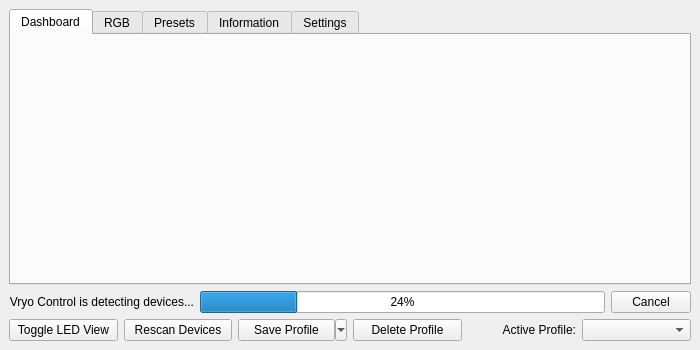
<?xml version="1.0" encoding="UTF-8"?>
<ui version="4.0">
 <class>OpenRGBDialog</class>
 <widget class="QMainWindow" name="OpenRGBDialog">
  <property name="geometry">
   <rect>
    <x>0</x>
    <y>0</y>
    <width>700</width>
    <height>350</height>
   </rect>
  </property>
  <property name="windowTitle">
   <string>Vryo Control</string>
  </property>
  <widget class="QWidget" name="centralWidget">
   <layout class="QGridLayout" name="gridLayout">
    <item row="2" column="0" colspan="5">
     <widget class="QTabWidget" name="MainTabBar">
      <property name="tabShape">
       <enum>QTabWidget::TabShape::Rounded</enum>
      </property>
      <property name="currentIndex">
       <number>0</number>
      </property>
      <property name="iconSize">
       <size>
        <width>20</width>
        <height>20</height>
       </size>
      </property>
      <widget class="QWidget" name="TabDashboard">
       <attribute name="title">
        <string>Dashboard</string>
       </attribute>
       <layout class="QVBoxLayout" name="DashboardLayout">
        <property name="leftMargin">
         <number>0</number>
        </property>
        <property name="topMargin">
         <number>0</number>
        </property>
        <property name="rightMargin">
         <number>0</number>
        </property>
        <property name="bottomMargin">
         <number>0</number>
        </property>
       </layout>
      </widget>
      <widget class="QWidget" name="TabDevices">
       <attribute name="title">
        <string>RGB</string>
       </attribute>
       <layout class="QGridLayout" name="gridLayout_3">
        <item row="1" column="0">
         <widget class="QTabWidget" name="DevicesTabBar">
          <property name="tabPosition">
           <enum>QTabWidget::TabPosition::North</enum>
          </property>
         </widget>
        </item>
       </layout>
      </widget>
      <widget class="QWidget" name="TabPresets">
       <attribute name="title">
        <string>Presets</string>
       </attribute>
       <layout class="QVBoxLayout" name="PresetsLayout">
        <property name="leftMargin">
         <number>0</number>
        </property>
        <property name="topMargin">
         <number>0</number>
        </property>
        <property name="rightMargin">
         <number>0</number>
        </property>
        <property name="bottomMargin">
         <number>0</number>
        </property>
       </layout>
      </widget>
      <widget class="QWidget" name="TabInformation">
       <attribute name="title">
        <string>Information</string>
       </attribute>
       <layout class="QGridLayout" name="gridLayout_2">
        <item row="0" column="0">
         <widget class="QTabWidget" name="InformationTabBar">
          <property name="tabPosition">
           <enum>QTabWidget::TabPosition::West</enum>
          </property>
          <property name="currentIndex">
           <number>-1</number>
          </property>
         </widget>
        </item>
       </layout>
      </widget>
      <widget class="QWidget" name="TabSettings">
       <attribute name="title">
        <string>Settings</string>
       </attribute>
       <layout class="QGridLayout" name="gridLayout_4">
        <item row="0" column="0">
         <widget class="QTabWidget" name="SettingsTabBar">
          <property name="tabPosition">
           <enum>QTabWidget::TabPosition::West</enum>
          </property>
          <property name="currentIndex">
           <number>-1</number>
          </property>
         </widget>
        </item>
       </layout>
      </widget>
     </widget>
    </item>
    <item row="6" column="0" colspan="5">
     <layout class="QHBoxLayout" name="MainButtonsLayout">
      <item>
       <widget class="QFrame" name="MainButtonsFrame">
        <property name="frameShape">
         <enum>QFrame::Shape::NoFrame</enum>
        </property>
        <property name="frameShadow">
         <enum>QFrame::Shadow::Raised</enum>
        </property>
        <layout class="QGridLayout" name="gridLayout_5">
         <property name="leftMargin">
          <number>0</number>
         </property>
         <property name="topMargin">
          <number>0</number>
         </property>
         <property name="rightMargin">
          <number>0</number>
         </property>
         <property name="bottomMargin">
          <number>0</number>
         </property>
         <item row="0" column="1">
          <widget class="QPushButton" name="ButtonRescan">
           <property name="text">
            <string>Rescan Devices</string>
           </property>
          </widget>
         </item>
         <item row="0" column="3">
          <widget class="QPushButton" name="ButtonDeleteProfile">
           <property name="text">
            <string>Delete Profile</string>
           </property>
          </widget>
         </item>
         <item row="0" column="0">
          <widget class="QPushButton" name="ButtonToggleDeviceView">
           <property name="text">
            <string>Toggle LED View</string>
           </property>
          </widget>
         </item>
         <item row="0" column="5">
          <widget class="QComboBox" name="ProfileBox"/>
         </item>
         <item row="0" column="2">
          <widget class="QToolButton" name="ButtonSaveProfile">
           <property name="sizePolicy">
            <sizepolicy hsizetype="Minimum" vsizetype="Minimum">
             <horstretch>0</horstretch>
             <verstretch>0</verstretch>
            </sizepolicy>
           </property>
           <property name="text">
            <string>Save Profile</string>
           </property>
           <property name="popupMode">
            <enum>QToolButton::ToolButtonPopupMode::MenuButtonPopup</enum>
           </property>
          </widget>
         </item>
         <item row="0" column="4">
          <widget class="QLabel" name="ActiveProfileLabel">
           <property name="text">
            <string>Active Profile:</string>
           </property>
           <property name="alignment">
            <set>Qt::AlignmentFlag::AlignRight|Qt::AlignmentFlag::AlignTrailing|Qt::AlignmentFlag::AlignVCenter</set>
           </property>
          </widget>
         </item>
        </layout>
       </widget>
      </item>
     </layout>
    </item>
    <item row="4" column="0" colspan="5">
     <layout class="QHBoxLayout" name="DetectorLayout">
      <item>
       <widget class="QLabel" name="DetectionProgressLabel">
        <property name="text">
         <string>Vryo Control is detecting devices...</string>
        </property>
        <property name="alignment">
         <set>Qt::AlignmentFlag::AlignRight|Qt::AlignmentFlag::AlignTrailing|Qt::AlignmentFlag::AlignVCenter</set>
        </property>
       </widget>
      </item>
      <item>
       <widget class="QProgressBar" name="DetectionProgressBar">
        <property name="value">
         <number>24</number>
        </property>
       </widget>
      </item>
      <item>
       <widget class="QPushButton" name="ButtonStopDetection">
        <property name="text">
         <string>Cancel</string>
        </property>
       </widget>
      </item>
     </layout>
    </item>
   </layout>
  </widget>
  <action name="ActionSaveProfile">
   <property name="text">
    <string>Save Profile</string>
   </property>
   <property name="toolTip">
    <string>Save Profile</string>
   </property>
  </action>
  <action name="ActionSaveProfileAs">
   <property name="text">
    <string>Save Profile As...</string>
   </property>
   <property name="toolTip">
    <string>Save Profile with custom name</string>
   </property>
  </action>
 </widget>
 <resources/>
 <connections/>
</ui>
